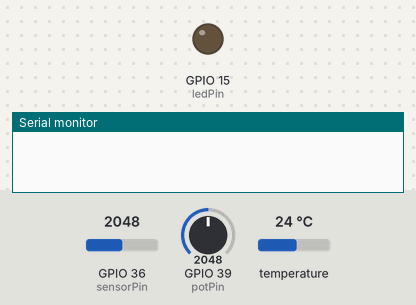
Bench run of a sketch on a simulated ESP32. On the bench: output pins drawn as LEDs (lit = HIGH), the last lines printed to the serial monitor. Inputs (shaded band) come from the test bench; at power-on: GPIO 36 (sensorPin) = 2048, GPIO 39 (potPin) = 2048, temperature 24 °C. WiFi joins after 1.5 s; servers stay silent unless stated.

Above: at 0.1 s.
At 2.4 s:
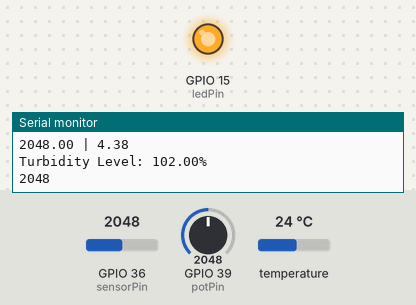
Timing chart, 0 to 3.9 s (numbered marks = the images above):
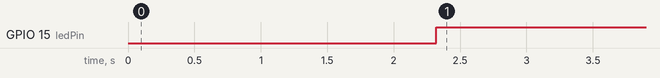

The sketch:

water.ino
```cpp
#define BLYNK_TEMPLATE_ID "TMPL3LNwEE6jy"
#define BLYNK_TEMPLATE_NAME "Water management"
#define BLYNK_AUTH_TOKEN "ya3s7zlqra1wPDR65atd7oCrDFrA3wKj"

#define BLYNK_PRINT Serial

#include <WiFi.h>
#include <WiFiClient.h>
#include <BlynkSimpleEsp32.h>
#include <SimpleTimer.h>
#include <OneWire.h>
#include <DallasTemperature.h>
#define ONE_WIRE_BUS 22
OneWire oneWire(ONE_WIRE_BUS);
DallasTemperature sensors(&oneWire);

char auth[] = "ya3s7zlqra1wPDR65atd7oCrDFrA3wKj";
char ssid[] = "Salil Oneolus"; // type your wifi name
char pass[] = "12345678"; // type your wifi password

const int potPin=39;
float ph;
float Value=0;

const int sensorPin = 36; // analog pin connected to sensor
const int ledPin = 15;      // pin that the LED is attached to
const int threshold = 40;  // an arbitrary threshold level that's in the range of the analog input

int sensorValue = analogRead(sensorPin);

BlynkTimer timer;
void sendSensor()
{
// Request temperature to all devices on the data line
sensors.requestTemperatures();

Serial.print("Celsius temperature: ");
//We can connect more than one IC on the same data wire. 0 refers to the first IC on the wire
Serial.print(sensors.getTempCByIndex(0));
//Serial.print(" - Fahrenheit temperature: ");
//Serial.println(sensors.getTempFByIndex(0));
int tempC=sensors.getTempCByIndex(0);
//int tempF=sensors.getTempFByIndex(0);
delay(1000);

// You can send any value at any time.
// Please don't send more that 10 values per second.
Blynk.virtualWrite(V1, tempC);
//Blynk.virtualWrite(V1, tempF);
delay(500);
}

void setup() {
  Serial.begin(9600); // initialize serial communication
  sensors.begin();
  pinMode(potPin,INPUT);
  pinMode(sensorPin, INPUT); // set sensor pin as input
  pinMode(ledPin, OUTPUT); // initialize the digital pin as an output
  Blynk.begin("LXzpdNkbT7j6ON5HsB8EbbmF3hMaG9pm", "Salil OnePlus", "12345678"); // connect to Blynk server
  timer.setInterval(100L, sendSensor);
  delay(100);
}

void loop()
{
  {
    // put your main code here, to run repeatedly:
  //Value= analogRead(potPin);
  Value= analogRead(potPin);
  Serial.print(Value);
  Serial.print(" | ");

  float voltage=Value*(3.3/5095.0);
  ph=(3.3*voltage);
  Serial.println(ph);
  Blynk.virtualWrite(V0,ph);
  delay(200);
  }

      // put your main code here, to run repeatedly:
  //Value= analogRead(potPin);
  Value= analogRead(potPin);
  Serial.print(Value);
  Serial.print(" | ");

  float voltage=Value*(3.3/5095.0);
  ph=(3.3*voltage);
  Serial.println(ph);
  Blynk.virtualWrite(V0,ph);
  delay(200);

    {
    int turbidityValue = analogRead(sensorPin);
    // Convert the analog value to turbidity level (0-100)
    float turbidityLevel = map(turbidityValue, 0, 2000, 0, 100);

    // Print the turbidity level on the serial monitor
    Serial.print("Turbidity Level: ");
    Serial.print(turbidityLevel);
    Serial.println("%");
    Blynk.virtualWrite(V2, turbidityLevel);
    // send turbidity value to Blynk app sensorValue = analogRead(A0); // read the value from the sensor
  {
    // read the value of the potentiometer:
    int analogValue = analogRead(sensorPin);

    // if the analog value is high enough, turn on the LED:
    if (analogValue > threshold) {
      digitalWrite(ledPin, HIGH);
    } else {
      digitalWrite(ledPin, LOW);
    }

    // print the analog value:
    Serial.println(analogValue);
    delay(100);  // delay in between reads for stability
    Blynk.run();
    timer.run();
    }
  }
}
```

Measured:
- by itself, GPIO 15 (ledPin): LOW → HIGH at 2.3 s
